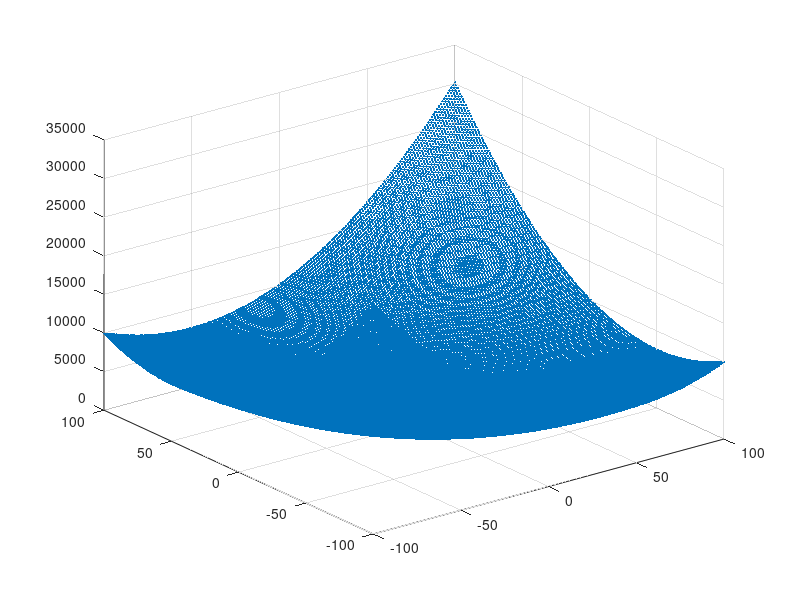

Here is the MATLAB script that generated this plot:
a=1;
b=1;
c=1;
d=1;
e=1;
f=1;
for x=-100:100
 for y=-100:100
  z=a*x^2+b*y^2+c*x*y+d*x+e*y+f;
  if(x==-100)&&(y==-100)
   data=[x,y,z];
  else
   data=[data;x,y,z];
  end
 end
end
%plot3(data(:,1:1),data(:,2:2),data(:,3:3))
scatter3(data(:,1:1),data(:,2:2),data(:,3:3),'.')